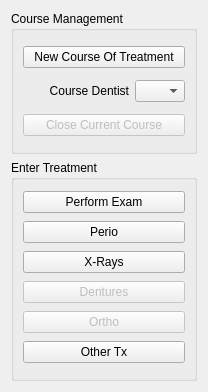
                 <widget class="QWidget" name="scrollAreaWidgetContents_4" >
                  <property name="geometry" >
                   <rect>
                    <x>0</x>
                    <y>0</y>
                    <width>208</width>
                    <height>392</height>
                   </rect>
                  </property>
                  <layout class="QVBoxLayout" name="verticalLayout_11" >
                   <item>
                    <widget class="QGroupBox" name="groupBox_5" >
                     <property name="title" >
                      <string>Course Management</string>
                     </property>
                     <layout class="QVBoxLayout" name="verticalLayout_12" >
                      <item>
                       <widget class="QPushButton" name="newCourse_pushButton" >
                        <property name="text" >
                         <string>New Course Of Treatment</string>
                        </property>
                       </widget>
                      </item>
                      <item>
                       <layout class="QHBoxLayout" name="horizontalLayout_14" >
                        <item>
                         <widget class="QLabel" name="label_22" >
                          <property name="text" >
                           <string>Course Dentist</string>
                          </property>
                          <property name="alignment" >
                           <set>Qt::AlignRight|Qt::AlignTrailing|Qt::AlignVCenter</set>
                          </property>
                         </widget>
                        </item>
                        <item>
                         <widget class="QComboBox" name="dnt2comboBox" >
                          <property name="maximumSize" >
                           <size>
                            <width>50</width>
                            <height>16777215</height>
                           </size>
                          </property>
                         </widget>
                        </item>
                       </layout>
                      </item>
                      <item>
                       <widget class="QPushButton" name="closeTx_pushButton" >
                        <property name="enabled" >
                         <bool>false</bool>
                        </property>
                        <property name="text" >
                         <string>Close Current Course</string>
                        </property>
                       </widget>
                      </item>
                     </layout>
                    </widget>
                   </item>
                   <item>
                    <widget class="QGroupBox" name="groupBox_4" >
                     <property name="minimumSize" >
                      <size>
                       <width>170</width>
                       <height>221</height>
                      </size>
                     </property>
                     <property name="title" >
                      <string>Enter Treatment</string>
                     </property>
                     <layout class="QVBoxLayout" name="verticalLayout_2" >
                      <item>
                       <widget class="QPushButton" name="examTxpushButton" >
                        <property name="sizePolicy" >
                         <sizepolicy vsizetype="Fixed" hsizetype="Preferred" >
                          <horstretch>0</horstretch>
                          <verstretch>0</verstretch>
                         </sizepolicy>
                        </property>
                        <property name="maximumSize" >
                         <size>
                          <width>16777215</width>
                          <height>16777215</height>
                         </size>
                        </property>
                        <property name="text" >
                         <string>Perform Exam</string>
                        </property>
                       </widget>
                      </item>
                      <item>
                       <widget class="QPushButton" name="perioTxpushButton" >
                        <property name="sizePolicy" >
                         <sizepolicy vsizetype="Fixed" hsizetype="Preferred" >
                          <horstretch>0</horstretch>
                          <verstretch>0</verstretch>
                         </sizepolicy>
                        </property>
                        <property name="maximumSize" >
                         <size>
                          <width>16777215</width>
                          <height>16777215</height>
                         </size>
                        </property>
                        <property name="text" >
                         <string>Perio</string>
                        </property>
                       </widget>
                      </item>
                      <item>
                       <widget class="QPushButton" name="xrayTxpushButton" >
                        <property name="sizePolicy" >
                         <sizepolicy vsizetype="Fixed" hsizetype="Preferred" >
                          <horstretch>0</horstretch>
                          <verstretch>0</verstretch>
                         </sizepolicy>
                        </property>
                        <property name="maximumSize" >
                         <size>
                          <width>16777215</width>
                          <height>16777215</height>
                         </size>
                        </property>
                        <property name="text" >
                         <string>X-Rays</string>
                        </property>
                       </widget>
                      </item>
                      <item>
                       <widget class="QPushButton" name="dentureTxpushButton" >
                        <property name="enabled" >
                         <bool>false</bool>
                        </property>
                        <property name="sizePolicy" >
                         <sizepolicy vsizetype="Fixed" hsizetype="Preferred" >
                          <horstretch>0</horstretch>
                          <verstretch>0</verstretch>
                         </sizepolicy>
                        </property>
                        <property name="maximumSize" >
                         <size>
                          <width>16777215</width>
                          <height>16777215</height>
                         </size>
                        </property>
                        <property name="text" >
                         <string>Dentures</string>
                        </property>
                       </widget>
                      </item>
                      <item>
                       <widget class="QPushButton" name="OrthoTxpushButton" >
                        <property name="enabled" >
                         <bool>false</bool>
                        </property>
                        <property name="sizePolicy" >
                         <sizepolicy vsizetype="Fixed" hsizetype="Preferred" >
                          <horstretch>0</horstretch>
                          <verstretch>0</verstretch>
                         </sizepolicy>
                        </property>
                        <property name="maximumSize" >
                         <size>
                          <width>16777215</width>
                          <height>16777215</height>
                         </size>
                        </property>
                        <property name="text" >
                         <string>Ortho</string>
                        </property>
                       </widget>
                      </item>
                      <item>
                       <widget class="QPushButton" name="otherTxpushButton" >
                        <property name="sizePolicy" >
                         <sizepolicy vsizetype="Fixed" hsizetype="Preferred" >
                          <horstretch>0</horstretch>
                          <verstretch>0</verstretch>
                         </sizepolicy>
                        </property>
                        <property name="maximumSize" >
                         <size>
                          <width>16777215</width>
                          <height>16777215</height>
                         </size>
                        </property>
                        <property name="text" >
                         <string>Other Tx</string>
                        </property>
                       </widget>
                      </item>
                     </layout>
                    </widget>
                   </item>
                  </layout>
                 </widget>
